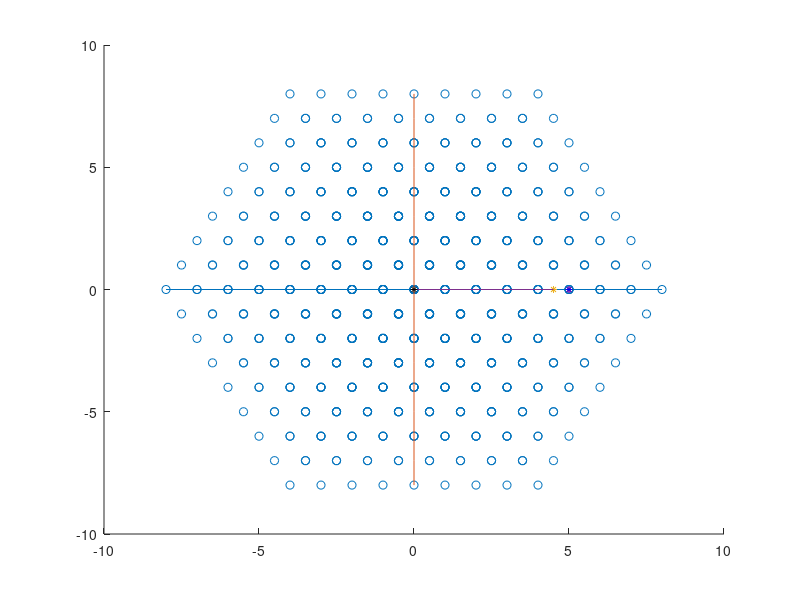

The MATLAB script that drew this image:
close all;
clear all;
n_levels_per_phase = 9;
phase_upper = floor(n_levels_per_phase / 2);
phase_lower = -1 * phase_upper;

graph_magnitude = 8;

three_ph_levels = [];

for a=phase_lower:phase_upper
   for b = phase_lower:phase_upper
       for c=phase_lower:phase_upper
           three_ph_levels = [three_ph_levels; [a b c]];
       end
   end
end

% Apply Clarke transform to move each node onto the alpha-beta plane
clarke_transform = 2/3 * [
    1 -1/2 -1/2
    0 sqrt(3)/2 -sqrt(3)/2;
    1/2 1/2 1/2
    ];

svm_nodes = [];
for i=1:length(three_ph_levels)
    svm_nodes = [svm_nodes; (clarke_transform * three_ph_levels(i, :)')'];
end


% Adjust for integer usage
% TODO We need to apply the same scaling later on
x_scaling_factor = 3/2;
y_scaling_factor = 1/0.5774;
svm_nodes(:, 1) = x_scaling_factor .* svm_nodes(:, 1);
svm_nodes(:, 2) = y_scaling_factor .* svm_nodes(:, 2);
hold on;
scatter(svm_nodes(:, 1), svm_nodes(:, 2))
plot(-1*graph_magnitude:graph_magnitude, zeros(1, length(-1*graph_magnitude:graph_magnitude)))
plot(zeros(1, length(-1*graph_magnitude:graph_magnitude)), -1*graph_magnitude:graph_magnitude)

% Plot a vector for a bit
magnitude = 3;
theta = linspace(0,2*pi,1000);	     
x= x_scaling_factor * magnitude * cos(theta); 
y= y_scaling_factor * magnitude * sin(theta); 
hbead = plot(x(1), y(1), '*', 'markersize',5);  % draw the bead at the initial 
ref_vector = plot([0 x(1)], [0 y(1)]);  % draw the bead at the initial 

node_1 = [0 0];
node_2 = [0 0];
node_3 = [0 0];
node_1_bead = plot(node_1(1), node_1(2), 'r*', 'markersize',5);
node_2_bead = plot(node_2(1), node_2(2), 'b*', 'markersize',5);
node_3_bead = plot(node_3(1), node_3(2), 'k*', 'markersize',5);

for k=1:length(theta)		% cycle through all positions
    set(hbead,'xdata',x(k),'ydata', y(k))
    
    node_1(2) = round(y(k));
    node_1(1) = round(x(k)) + sign(x(k)) * 0.5 * mod(node_1(2), 2);

    node_2(2) = round(y(k));
    node_2(1) = round(x(k)) + sign(x(k))*mod(node_1(2), 2);
    
    set(node_1_bead ,'xdata', node_1(1),'ydata', node_1(2))
    set(node_2_bead ,'xdata', node_2(1),'ydata', node_2(2))
    %set(node_3_bead ,'xdata', node_3(1),'ydata', node_3(2))
    set(ref_vector,'xdata',[0 x(k)],'ydata', [0 y(k)])
    drawnow
end



